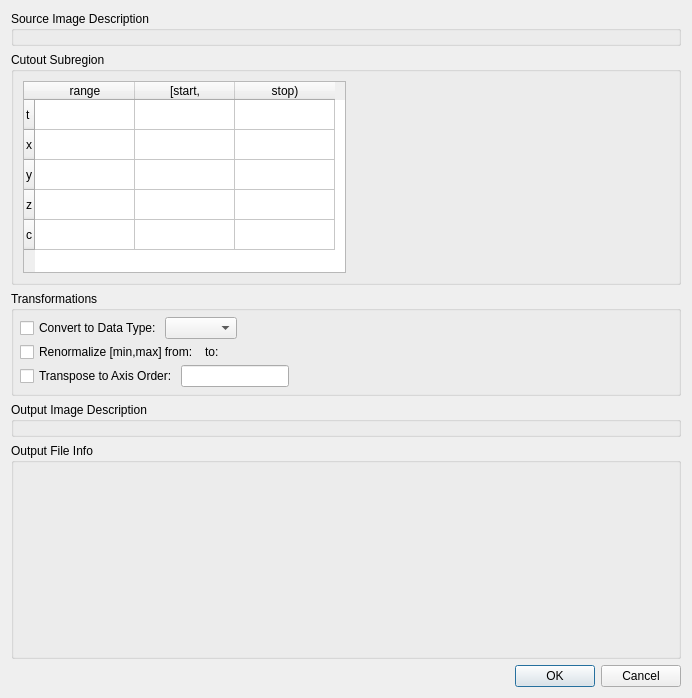
<?xml version="1.0" encoding="UTF-8"?>
<ui version="4.0">
 <class>Dialog</class>
 <widget class="QDialog" name="Dialog">
  <property name="geometry">
   <rect>
    <x>0</x>
    <y>0</y>
    <width>692</width>
    <height>698</height>
   </rect>
  </property>
  <property name="sizePolicy">
   <sizepolicy hsizetype="Preferred" vsizetype="Preferred">
    <horstretch>0</horstretch>
    <verstretch>0</verstretch>
   </sizepolicy>
  </property>
  <property name="windowTitle">
   <string>Image Export Options</string>
  </property>
  <layout class="QVBoxLayout" name="verticalLayout">
   <item>
    <widget class="QGroupBox" name="groupBox_6">
     <property name="sizePolicy">
      <sizepolicy hsizetype="Preferred" vsizetype="Maximum">
       <horstretch>0</horstretch>
       <verstretch>0</verstretch>
      </sizepolicy>
     </property>
     <property name="title">
      <string>Source Image Description</string>
     </property>
     <layout class="QVBoxLayout" name="verticalLayout_6">
      <property name="margin">
       <number>6</number>
      </property>
      <item>
       <widget class="SlotMetaInfoDisplayWidget" name="inputMetaInfoWidget" native="true"/>
      </item>
     </layout>
    </widget>
   </item>
   <item>
    <widget class="QGroupBox" name="groupBox_2">
     <property name="sizePolicy">
      <sizepolicy hsizetype="Preferred" vsizetype="Preferred">
       <horstretch>0</horstretch>
       <verstretch>0</verstretch>
      </sizepolicy>
     </property>
     <property name="title">
      <string>Cutout Subregion</string>
     </property>
     <property name="checkable">
      <bool>false</bool>
     </property>
     <layout class="QHBoxLayout" name="horizontalLayout">
      <item>
       <widget class="SubregionRoiWidget" name="roiWidget">
        <property name="sizePolicy">
         <sizepolicy hsizetype="MinimumExpanding" vsizetype="Minimum">
          <horstretch>0</horstretch>
          <verstretch>0</verstretch>
         </sizepolicy>
        </property>
        <property name="rowCount">
         <number>5</number>
        </property>
        <property name="columnCount">
         <number>3</number>
        </property>
        <attribute name="verticalHeaderCascadingSectionResizes">
         <bool>false</bool>
        </attribute>
        <row>
         <property name="text">
          <string>t</string>
         </property>
        </row>
        <row>
         <property name="text">
          <string>x</string>
         </property>
        </row>
        <row>
         <property name="text">
          <string>y</string>
         </property>
        </row>
        <row>
         <property name="text">
          <string>z</string>
         </property>
        </row>
        <row>
         <property name="text">
          <string>c</string>
         </property>
        </row>
        <column>
         <property name="text">
          <string>range</string>
         </property>
        </column>
        <column>
         <property name="text">
          <string>[start,</string>
         </property>
        </column>
        <column>
         <property name="text">
          <string>stop)</string>
         </property>
        </column>
       </widget>
      </item>
      <item>
       <spacer name="horizontalSpacer">
        <property name="orientation">
         <enum>Qt::Horizontal</enum>
        </property>
        <property name="sizeType">
         <enum>QSizePolicy::Expanding</enum>
        </property>
        <property name="sizeHint" stdset="0">
         <size>
          <width>40</width>
          <height>20</height>
         </size>
        </property>
       </spacer>
      </item>
     </layout>
    </widget>
   </item>
   <item>
    <widget class="QGroupBox" name="groupBox_3">
     <property name="sizePolicy">
      <sizepolicy hsizetype="Preferred" vsizetype="Maximum">
       <horstretch>0</horstretch>
       <verstretch>0</verstretch>
      </sizepolicy>
     </property>
     <property name="title">
      <string>Transformations</string>
     </property>
     <layout class="QVBoxLayout" name="verticalLayout_2">
      <property name="spacing">
       <number>3</number>
      </property>
      <property name="margin">
       <number>6</number>
      </property>
      <item>
       <layout class="QHBoxLayout" name="horizontalLayout_2">
        <item>
         <widget class="QCheckBox" name="convertDtypeCheckbox">
          <property name="sizePolicy">
           <sizepolicy hsizetype="Preferred" vsizetype="Fixed">
            <horstretch>0</horstretch>
            <verstretch>0</verstretch>
           </sizepolicy>
          </property>
          <property name="text">
           <string>Convert to Data Type:</string>
          </property>
         </widget>
        </item>
        <item>
         <widget class="QComboBox" name="dtypeCombo"/>
        </item>
        <item>
         <spacer name="horizontalSpacer_2">
          <property name="orientation">
           <enum>Qt::Horizontal</enum>
          </property>
          <property name="sizeHint" stdset="0">
           <size>
            <width>40</width>
            <height>20</height>
           </size>
          </property>
         </spacer>
        </item>
       </layout>
      </item>
      <item>
       <layout class="QHBoxLayout" name="horizontalLayout_3">
        <item>
         <widget class="QCheckBox" name="renormalizeCheckbox">
          <property name="sizePolicy">
           <sizepolicy hsizetype="Preferred" vsizetype="Fixed">
            <horstretch>0</horstretch>
            <verstretch>0</verstretch>
           </sizepolicy>
          </property>
          <property name="text">
           <string>Renormalize [min,max] from:</string>
          </property>
         </widget>
        </item>
        <item>
         <widget class="ValueRangeWidget" name="inputValueRange" native="true"/>
        </item>
        <item>
         <widget class="QLabel" name="label_4">
          <property name="text">
           <string>to:</string>
          </property>
         </widget>
        </item>
        <item>
         <widget class="ValueRangeWidget" name="outputValueRange" native="true"/>
        </item>
        <item>
         <spacer name="horizontalSpacer_3">
          <property name="orientation">
           <enum>Qt::Horizontal</enum>
          </property>
          <property name="sizeHint" stdset="0">
           <size>
            <width>40</width>
            <height>20</height>
           </size>
          </property>
         </spacer>
        </item>
       </layout>
      </item>
      <item>
       <layout class="QHBoxLayout" name="horizontalLayout_4">
        <item>
         <widget class="QCheckBox" name="axisOrderCheckbox">
          <property name="text">
           <string>Transpose to Axis Order:</string>
          </property>
         </widget>
        </item>
        <item>
         <widget class="QLineEdit" name="outputAxisOrderEdit">
          <property name="sizePolicy">
           <sizepolicy hsizetype="Preferred" vsizetype="Fixed">
            <horstretch>0</horstretch>
            <verstretch>0</verstretch>
           </sizepolicy>
          </property>
         </widget>
        </item>
        <item>
         <spacer name="horizontalSpacer_4">
          <property name="orientation">
           <enum>Qt::Horizontal</enum>
          </property>
          <property name="sizeHint" stdset="0">
           <size>
            <width>40</width>
            <height>20</height>
           </size>
          </property>
         </spacer>
        </item>
       </layout>
      </item>
     </layout>
    </widget>
   </item>
   <item>
    <widget class="QGroupBox" name="groupBox">
     <property name="sizePolicy">
      <sizepolicy hsizetype="Preferred" vsizetype="Maximum">
       <horstretch>0</horstretch>
       <verstretch>0</verstretch>
      </sizepolicy>
     </property>
     <property name="title">
      <string>Output Image Description</string>
     </property>
     <layout class="QVBoxLayout" name="verticalLayout_5">
      <property name="margin">
       <number>6</number>
      </property>
      <item>
       <widget class="SlotMetaInfoDisplayWidget" name="outputMetaInfoWidget" native="true">
        <property name="sizePolicy">
         <sizepolicy hsizetype="Preferred" vsizetype="Preferred">
          <horstretch>0</horstretch>
          <verstretch>0</verstretch>
         </sizepolicy>
        </property>
       </widget>
      </item>
     </layout>
    </widget>
   </item>
   <item>
    <widget class="QGroupBox" name="groupBox_5">
     <property name="title">
      <string>Output File Info</string>
     </property>
     <layout class="QVBoxLayout" name="verticalLayout_3">
      <property name="margin">
       <number>6</number>
      </property>
      <item>
       <widget class="MultiformatSlotExportFileOptionsWidget" name="exportFileOptionsWidget" native="true">
        <property name="sizePolicy">
         <sizepolicy hsizetype="Preferred" vsizetype="Expanding">
          <horstretch>0</horstretch>
          <verstretch>0</verstretch>
         </sizepolicy>
        </property>
       </widget>
      </item>
     </layout>
    </widget>
   </item>
   <item>
    <widget class="QDialogButtonBox" name="buttonBox">
     <property name="orientation">
      <enum>Qt::Horizontal</enum>
     </property>
     <property name="standardButtons">
      <set>QDialogButtonBox::Cancel|QDialogButtonBox::Ok</set>
     </property>
    </widget>
   </item>
  </layout>
 </widget>
 <customwidgets>
  <customwidget>
   <class>ValueRangeWidget</class>
   <extends>QWidget</extends>
   <header>volumina.widgets.valueRangeWidget</header>
   <container>1</container>
  </customwidget>
  <customwidget>
   <class>SlotMetaInfoDisplayWidget</class>
   <extends>QWidget</extends>
   <header>volumina.widgets.slotMetaInfoDisplayWidget</header>
   <container>1</container>
  </customwidget>
  <customwidget>
   <class>MultiformatSlotExportFileOptionsWidget</class>
   <extends>QWidget</extends>
   <header>volumina.widgets.multiformatSlotExportFileOptionsWidget</header>
   <container>1</container>
  </customwidget>
  <customwidget>
   <class>SubregionRoiWidget</class>
   <extends>QTableWidget</extends>
   <header>volumina.widgets.subregionRoiWidget</header>
  </customwidget>
 </customwidgets>
 <resources/>
 <connections>
  <connection>
   <sender>buttonBox</sender>
   <signal>accepted()</signal>
   <receiver>Dialog</receiver>
   <slot>accept()</slot>
   <hints>
    <hint type="sourcelabel">
     <x>248</x>
     <y>254</y>
    </hint>
    <hint type="destinationlabel">
     <x>157</x>
     <y>274</y>
    </hint>
   </hints>
  </connection>
  <connection>
   <sender>buttonBox</sender>
   <signal>rejected()</signal>
   <receiver>Dialog</receiver>
   <slot>reject()</slot>
   <hints>
    <hint type="sourcelabel">
     <x>316</x>
     <y>260</y>
    </hint>
    <hint type="destinationlabel">
     <x>286</x>
     <y>274</y>
    </hint>
   </hints>
  </connection>
 </connections>
</ui>
